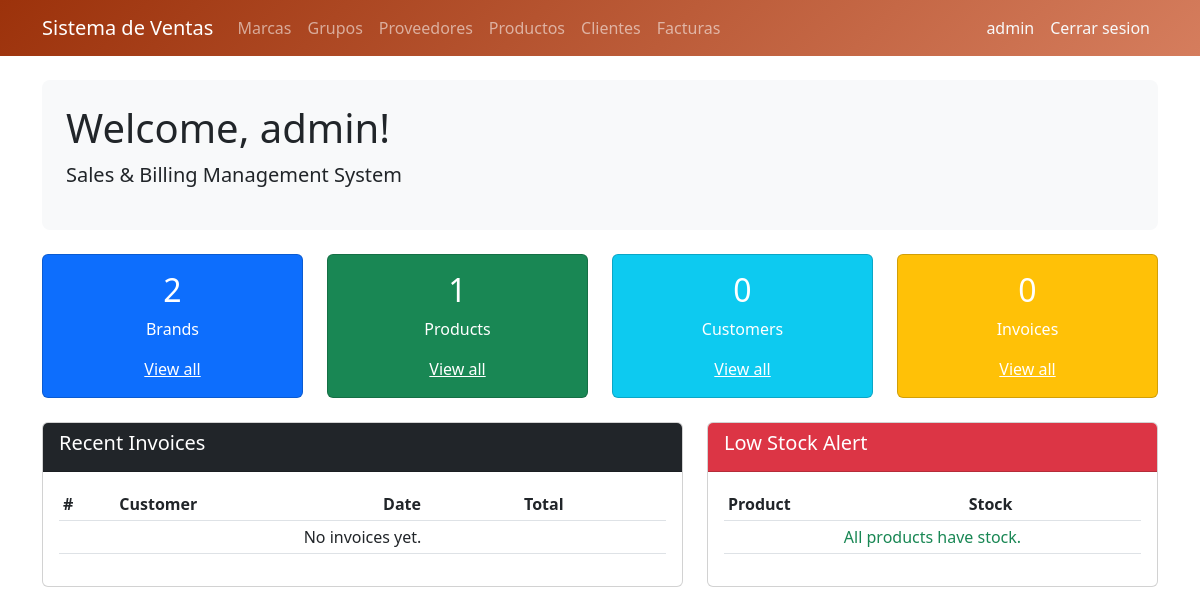
The app's page / (signed in), older data.
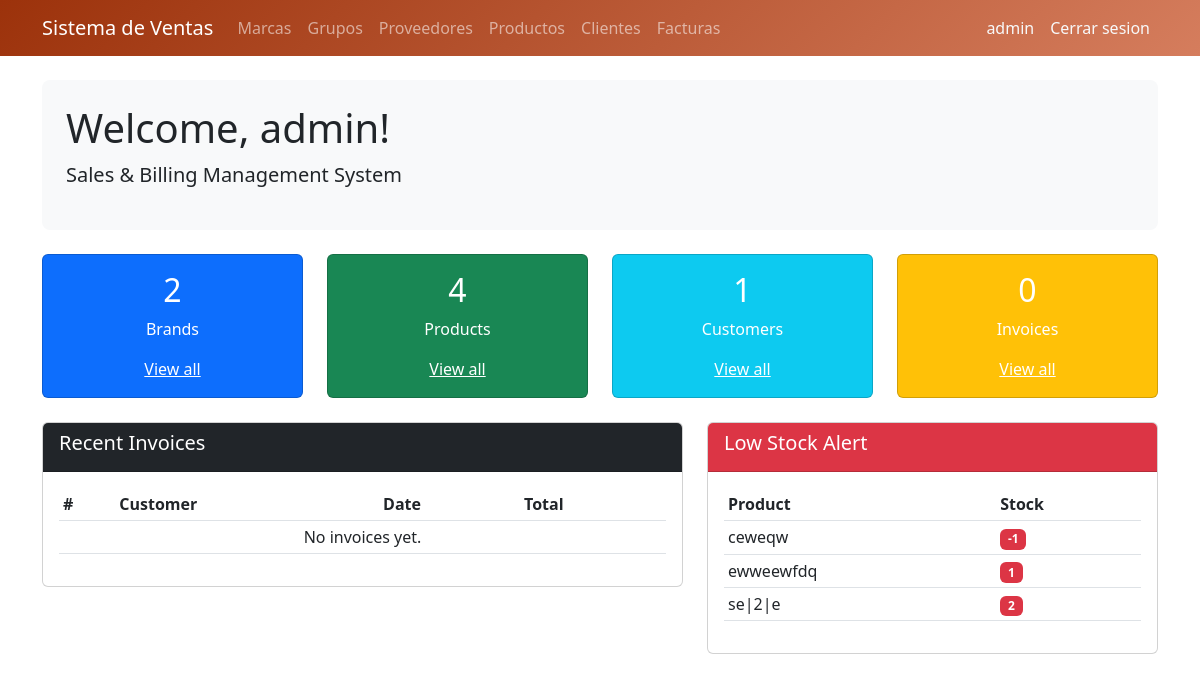
The same page, newer data.
### billing/models.py (models this page shows, shortened)
class Product(models.Model):
    name = models.CharField(max_length=200, verbose_name='Product Name')
    description = models.TextField(blank=True, null=True)
    brand = models.ForeignKey(Brand, on_delete=models.PROTECT, related_name='products')
    group = models.ForeignKey(ProductGroup, on_delete=models.PROTECT, related_name='products')
    suppliers = models.ManyToManyField(Supplier, related_name='products', blank=True)
    unit_price = models.DecimalField(max_digits=12, decimal_places=2)
    stock = models.IntegerField(default=0)
    is_active = models.BooleanField(default=True)
    image = models.ImageField(upload_to='products/', blank=True, null=True)
    created_at = models.DateTimeField(auto_now_add=True)
    updated_at = models.DateTimeField(auto_now=True)
    class Meta:
        verbose_name = 'Product'
        verbose_name_plural = 'Products'
        ordering = ['name']

### billing/views.py (the view)
# urls.py: path('', views.home, name='home'),
@login_required
def home(request):
    context = {
        'total_brands': Brand.objects.count(),
        'total_products': Product.objects.count(),
        'total_customers': Customer.objects.count(),
        'total_invoices': Invoice.objects.count(),
        'recent_invoices': Invoice.objects.all()[:5],  # Últimas 5
        'low_stock': Product.objects.filter(stock__lte=5, is_active=True),
    }
    return render(request, 'billing/home.html', context)

### billing/templates/billing/home.html (shortened to what this page needs)
{% extends 'billing/base.html' %}
{% block content %}
<div class="p-4 mb-4 bg-light rounded-3">
  <h1>Welcome, {{ user.first_name|default:user.username }}!</h1>
  <p class="lead">Sales & Billing Management System</p>
</div>
<div class="row mb-4">
  <div class="col-md-3">
    <div class="card text-white bg-primary">
      <div class="card-body text-center">
        <h2>{{ total_brands }}</h2>
        <p>Brands</p>
        <a href="{% url 'billing:brand_list' %}" class="text-white">View all</a>
      </div>
    </div>
  </div>
  <div class="col-md-3">
    <div class="card text-white bg-success">
      <div class="card-body text-center">
        <h2>{{ total_products }}</h2>
        <p>Products</p>
        <a href="{% url 'billing:product_list' %}" class="text-white">View all</a>
      </div>
    </div>
  </div>
  <div class="col-md-3">
    <div class="card text-white bg-info">
      <div class="card-body text-center">
        <h2>{{ total_customers }}</h2>
        <p>Customers</p>
        <a href="{% url 'billing:customer_list' %}" class="text-white">View all</a>
      </div>
    </div>
  </div>
  <div class="col-md-3">
    <div class="card text-white bg-warning">
      <div class="card-body text-center">
        <h2>{{ total_invoices }}</h2>
        <p>Invoices</p>
        <a href="{% url 'billing:invoice_list' %}" class="text-white">View all</a>
      </div>
    </div>
  </div>
</div>
<div class="row">
  <div class="col-md-7">
    <div class="card">
      <div class="card-header bg-dark text-white"><h5>Recent Invoices</h5></div>
      <div class="card-body">
        <table class="table table-sm">
          <thead><tr><th>#</th><th>Customer</th><th>Date</th><th>Total</th></tr></thead>
          <tbody>
            {% for inv in recent_invoices %}
            <tr>
              <td>{{ inv.id }}</td>
              <td>{{ inv.customer }}</td>
              <td>{{ inv.invoice_date|date:"d/m/Y" }}</td>
              <td>${{ inv.total }}</td>
            </tr>
            {% empty %}
            <tr><td colspan="4" class="text-center">No invoices yet.</td></tr>
            {% endfor %}
          </tbody>
        </table>
      </div>
    </div>
  </div>
  <div class="col-md-5">
    <div class="card">
      <div class="card-header bg-danger text-white"><h5>Low Stock Alert</h5></div>
      <div class="card-body">
        <table class="table table-sm">
          <thead><tr><th>Product</th><th>Stock</th></tr></thead>
          <tbody>
            {% for p in low_stock %}
            <tr><td>{{ p.name }}</td><td><span class="badge bg-danger">{{ p.stock }}</span></td></tr>
            {% empty %}
            <tr><td colspan="2" class="text-center text-success">All products have stock.</td></tr>
            {% endfor %}
          </tbody>
        </table>
      </div>
    </div>
  </div>
</div>
{% endblock %}

Row changes from the older to the newer data that the page shows:
added Product: name "ceweqw", stock "-1"
added Product: name "ewweewfdq", stock "1"
added Product: name "se|2|e", stock "2"
Text that changed along with them:
{{ total_products }}: "1" → "4"
{{ total_customers }}: "0" → "1"
text no longer shown: "All products have stock."
